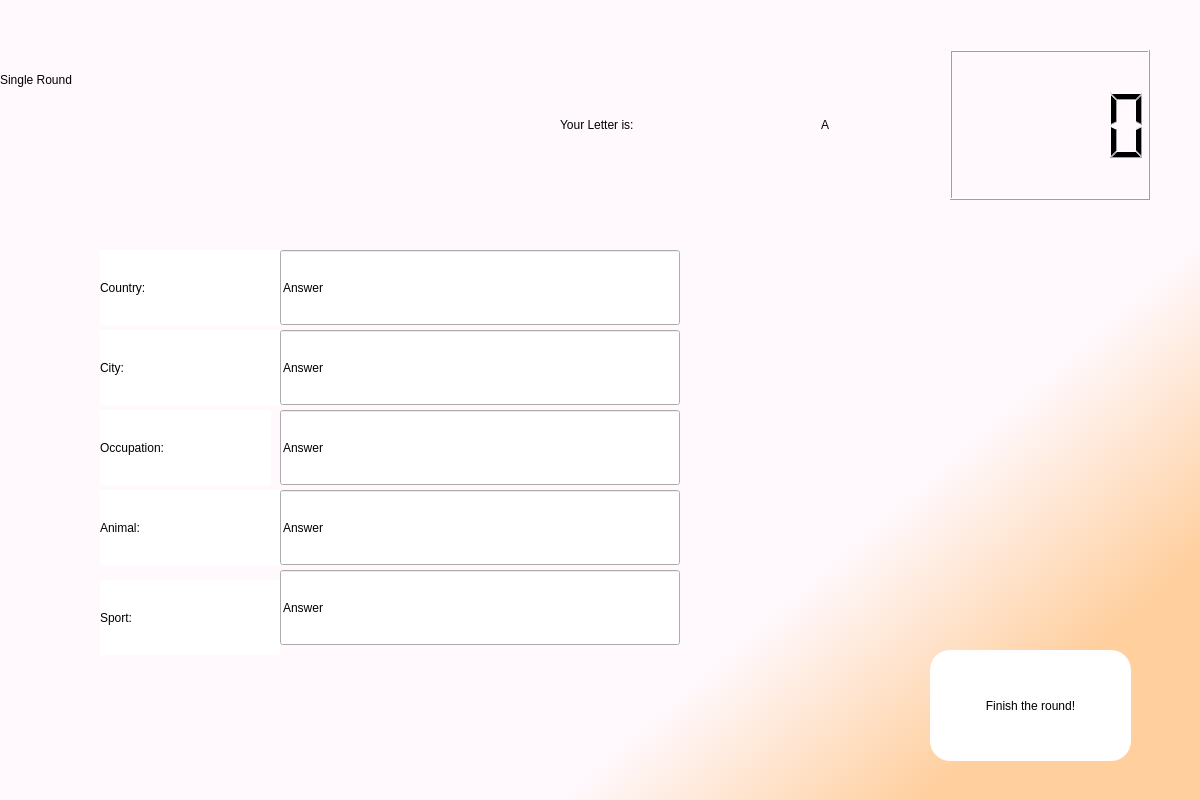
<?xml version="1.0" encoding="UTF-8"?>
<ui version="4.0">
 <class>menuUI</class>
 <widget class="QDialog" name="menuUI">
  <property name="geometry">
   <rect>
    <x>0</x>
    <y>0</y>
    <width>1200</width>
    <height>800</height>
   </rect>
  </property>
  <property name="windowTitle">
   <string>Dialog</string>
  </property>
  <widget class="QWidget" name="background" native="true">
   <property name="geometry">
    <rect>
     <x>0</x>
     <y>0</y>
     <width>1200</width>
     <height>800</height>
    </rect>
   </property>
   <property name="styleSheet">
    <string notr="true">QWidget#background{
background-color:qlineargradient(spread:pad, x1:0.652, y1:0.75, x2:0.845771, y2:0.898, stop:0 rgba(255, 249, 254, 255), stop:1 rgba(255, 207, 158, 255));}</string>
   </property>
   <widget class="QLabel" name="label">
    <property name="geometry">
     <rect>
      <x>0</x>
      <y>0</y>
      <width>480</width>
      <height>160</height>
     </rect>
    </property>
    <property name="styleSheet">
     <string notr="true">font: 50pt &quot;Bauhaus 93&quot;;

color: black;</string>
    </property>
    <property name="text">
     <string>Single Round</string>
    </property>
   </widget>
   <widget class="QLCDNumber" name="timer">
    <property name="geometry">
     <rect>
      <x>950</x>
      <y>50</y>
      <width>200</width>
      <height>150</height>
     </rect>
    </property>
   </widget>
   <widget class="QLabel" name="label_2">
    <property name="geometry">
     <rect>
      <x>560</x>
      <y>75</y>
      <width>190</width>
      <height>100</height>
     </rect>
    </property>
    <property name="styleSheet">
     <string notr="true">font: 18pt &quot;Gill Sans Ultra Bold Condensed&quot;;</string>
    </property>
    <property name="text">
     <string>Your Letter is:</string>
    </property>
   </widget>
   <widget class="QLabel" name="currentLetterDisplay">
    <property name="geometry">
     <rect>
      <x>775</x>
      <y>75</y>
      <width>100</width>
      <height>100</height>
     </rect>
    </property>
    <property name="styleSheet">
     <string notr="true">font: 48pt &quot;Arial Rounded MT Bold&quot;;</string>
    </property>
    <property name="text">
     <string>A</string>
    </property>
    <property name="alignment">
     <set>Qt::AlignCenter</set>
    </property>
   </widget>
   <widget class="QLabel" name="label_4">
    <property name="geometry">
     <rect>
      <x>100</x>
      <y>250</y>
      <width>180</width>
      <height>75</height>
     </rect>
    </property>
    <property name="styleSheet">
     <string notr="true">font: 20pt &quot;Gill Sans Ultra Bold Condensed&quot;;
background-color:white;
border-color: rgb(0, 0, 0);</string>
    </property>
    <property name="text">
     <string>Country:</string>
    </property>
   </widget>
   <widget class="QLabel" name="label_5">
    <property name="geometry">
     <rect>
      <x>100</x>
      <y>330</y>
      <width>180</width>
      <height>75</height>
     </rect>
    </property>
    <property name="styleSheet">
     <string notr="true">font: 20pt &quot;Gill Sans Ultra Bold Condensed&quot;;
background-color:white;
border-color: rgb(0, 0, 0);</string>
    </property>
    <property name="text">
     <string>City:</string>
    </property>
   </widget>
   <widget class="QLabel" name="label_6">
    <property name="geometry">
     <rect>
      <x>100</x>
      <y>410</y>
      <width>171</width>
      <height>75</height>
     </rect>
    </property>
    <property name="styleSheet">
     <string notr="true">font: 20pt &quot;Gill Sans Ultra Bold Condensed&quot;;
background-color:white;
border-color: rgb(0, 0, 0);</string>
    </property>
    <property name="text">
     <string>Occupation:</string>
    </property>
   </widget>
   <widget class="QLabel" name="label_7">
    <property name="geometry">
     <rect>
      <x>100</x>
      <y>580</y>
      <width>180</width>
      <height>75</height>
     </rect>
    </property>
    <property name="styleSheet">
     <string notr="true">font: 20pt &quot;Gill Sans Ultra Bold Condensed&quot;;
background-color:white;
border-color: rgb(0, 0, 0);</string>
    </property>
    <property name="text">
     <string>Sport:</string>
    </property>
   </widget>
   <widget class="QLabel" name="label_8">
    <property name="geometry">
     <rect>
      <x>100</x>
      <y>490</y>
      <width>180</width>
      <height>75</height>
     </rect>
    </property>
    <property name="styleSheet">
     <string notr="true">font: 20pt &quot;Gill Sans Ultra Bold Condensed&quot;;
background-color:white;
border-color: rgb(0, 0, 0);</string>
    </property>
    <property name="text">
     <string>Animal:</string>
    </property>
   </widget>
   <widget class="QLineEdit" name="countryInput">
    <property name="geometry">
     <rect>
      <x>280</x>
      <y>250</y>
      <width>400</width>
      <height>75</height>
     </rect>
    </property>
    <property name="styleSheet">
     <string notr="true">border-color: rgb(0, 0, 0);
font: 75 20pt &quot;Gill Sans MT&quot;;</string>
    </property>
    <property name="text">
     <string>Answer</string>
    </property>
   </widget>
   <widget class="QLineEdit" name="cityInput">
    <property name="geometry">
     <rect>
      <x>280</x>
      <y>330</y>
      <width>400</width>
      <height>75</height>
     </rect>
    </property>
    <property name="styleSheet">
     <string notr="true">font: 75 20pt &quot;Gill Sans MT&quot;;</string>
    </property>
    <property name="text">
     <string>Answer</string>
    </property>
   </widget>
   <widget class="QLineEdit" name="occupationInput">
    <property name="geometry">
     <rect>
      <x>280</x>
      <y>410</y>
      <width>400</width>
      <height>75</height>
     </rect>
    </property>
    <property name="styleSheet">
     <string notr="true">font: 75 20pt &quot;Gill Sans MT&quot;;</string>
    </property>
    <property name="text">
     <string>Answer</string>
    </property>
   </widget>
   <widget class="QLineEdit" name="animalInput">
    <property name="geometry">
     <rect>
      <x>280</x>
      <y>490</y>
      <width>400</width>
      <height>75</height>
     </rect>
    </property>
    <property name="styleSheet">
     <string notr="true">font: 75 20pt &quot;Gill Sans MT&quot;;</string>
    </property>
    <property name="text">
     <string>Answer</string>
    </property>
   </widget>
   <widget class="QLineEdit" name="sportInput">
    <property name="geometry">
     <rect>
      <x>280</x>
      <y>570</y>
      <width>400</width>
      <height>75</height>
     </rect>
    </property>
    <property name="styleSheet">
     <string notr="true">font: 75 20pt &quot;Gill Sans MT&quot;;</string>
    </property>
    <property name="text">
     <string>Answer</string>
    </property>
   </widget>
   <widget class="QPushButton" name="okButton">
    <property name="geometry">
     <rect>
      <x>930</x>
      <y>650</y>
      <width>201</width>
      <height>111</height>
     </rect>
    </property>
    <property name="styleSheet">
     <string notr="true">font: 14pt &quot;Gill Sans Ultra Bold Condensed&quot;;
border-radius:20px;
background-color:white;
border-color:black;</string>
    </property>
    <property name="text">
     <string>Finish the round!</string>
    </property>
   </widget>
  </widget>
 </widget>
 <resources/>
 <connections/>
</ui>
